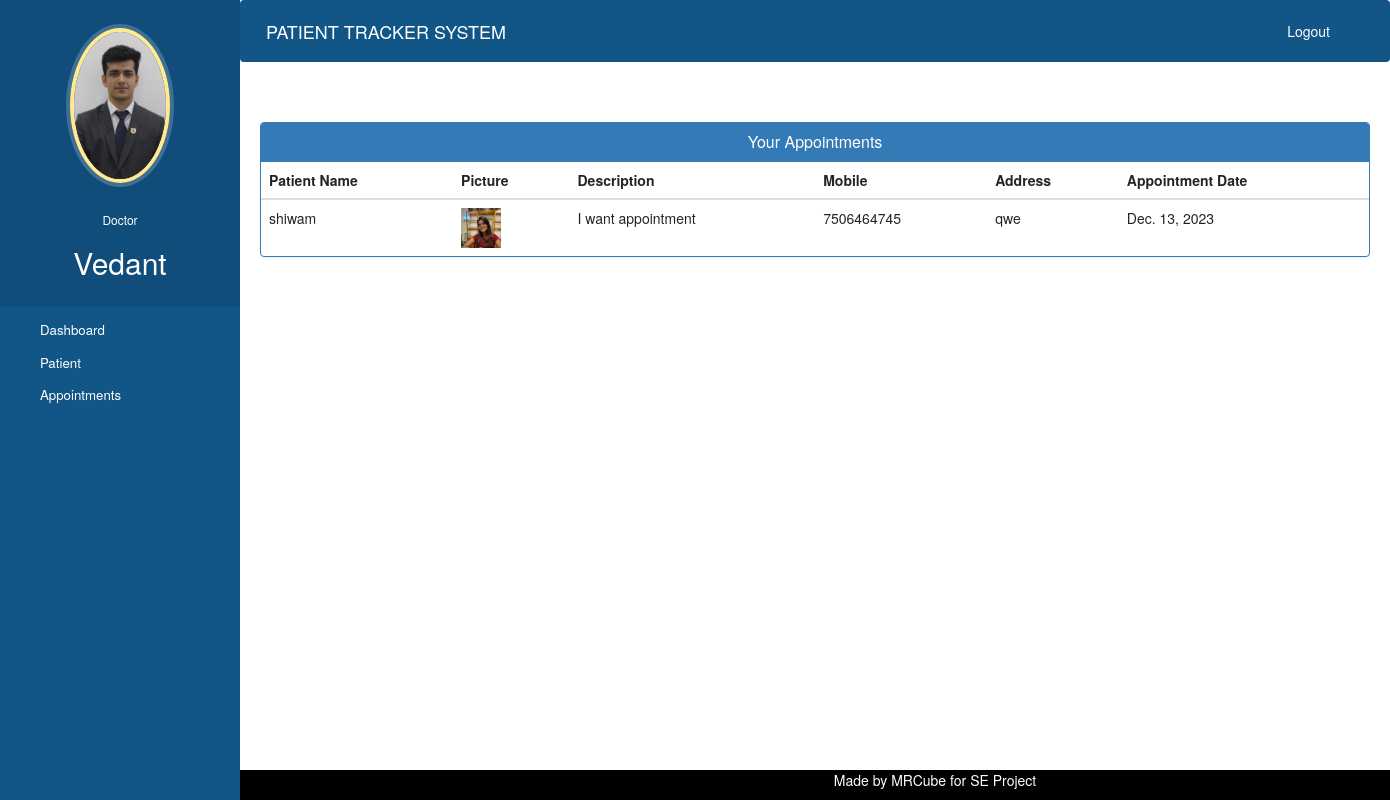
The page /doctor-view-appointment (signed in) on the database its author committed.
### hospital/models.py (models this page shows, shortened)
class Doctor(models.Model):
    user=models.OneToOneField(User,on_delete=models.CASCADE)
    profile_pic= models.ImageField(upload_to='profile_pic/DoctorProfilePic/',null=True,blank=True)
    address = models.CharField(max_length=40)
    mobile = models.CharField(max_length=20,null=True)
    department= models.CharField(max_length=50,choices=departments,default='Cardiologist')
    status=models.BooleanField(default=False)

class Appointment(models.Model):
    patientId=models.PositiveIntegerField(null=True)
    doctorId=models.PositiveIntegerField(null=True)
    patientName=models.CharField(max_length=40,null=True)
    doctorName=models.CharField(max_length=40,null=True)
    appointmentDate=models.DateField(auto_now=True)
    description=models.TextField(max_length=500)
    status=models.BooleanField(default=False)

class Patient(models.Model):
    user=models.OneToOneField(User,on_delete=models.CASCADE)
    profile_pic= models.ImageField(upload_to='profile_pic/PatientProfilePic/',null=True,blank=True)
    address = models.CharField(max_length=40)
    mobile = models.CharField(max_length=20,null=False)
    symptoms = models.CharField(max_length=100,null=False)
    assignedDoctorId = models.PositiveIntegerField(null=True)
    admitDate=models.DateField(auto_now=True)
    status=models.BooleanField(default=False)

### hospital/views.py (the view)
# urls.py: path('doctor-view-appointment', views.doctor_view_appointment_view,name='doctor-view-appointment'),
@login_required(login_url='doctorlogin')
@user_passes_test(is_doctor)
def doctor_view_appointment_view(request):
    doctor=models.Doctor.objects.get(user_id=request.user.id) #for profile picture of doctor in sidebar
    appointments=models.Appointment.objects.all().filter(status=True,doctorId=request.user.id)
    patientid=[]
    for a in appointments:
        patientid.append(a.patientId)
    patients=models.Patient.objects.all().filter(status=True,user_id__in=patientid)
    appointments=zip(appointments,patients)
    return render(request,'hospital/doctor_view_appointment.html',{'appointments':appointments,'doctor':doctor})

### hospital/views.py (called while the page is built)
def is_doctor(user):
    print(f"User: {user}")
    print(f"UserGroups: {user.groups}")
    if (user.groups.filter(name='DOCTOR').exists()):
        return True
    else:
        print(f"Printed: {user.groups.filter(name='DOCTOR')}")
        return False

### templates/hospital/doctor_view_appointment.html (shortened to what this page needs)
{% extends 'hospital/doctor_base.html' %}
{% block content %}
{%load static%}
<head>
  <link href="//netdna.bootstrapcdn.com/bootstrap/3.0.0/css/bootstrap.min.css" rel="stylesheet" id="bootstrap-css">
</head>
<div class="container">
  <div class="panel panel-primary">
    <div class="panel-heading">
      <h6 class="panel-title">Your Appointments</h6>
    </div>
    <table class="table table-hover" id="dev-table">
      <thead>
        <tr>
          <th>Patient Name</th>
          <th>Picture</th>
          <th>Description</th>
          <th>Mobile</th>
          <th>Address</th>
          <th>Appointment Date</th>
        </tr>
      </thead>
      {% for a,p in appointments %}
      <tr>
        <td>{{a.patientName}}</td>
        <td> <img src="{% static p.profile_pic.url %}" alt="Profile Pic" height="40px" width="40px" /></td>
        <td>{{a.description}}</td>
        <td>{{p.mobile}}</td>
        <td>{{p.address}}</td>
        <td>{{a.appointmentDate}}</td>
      </tr>
      {% endfor %}
    </table>
  </div>
</div>
{% endblock content %}

### templates/hospital/doctor_base.html (shortened to what this page needs)
<!DOCTYPE html>
{% load static %}
<html lang="en">
<head>
  <link rel="stylesheet" href="https://stackpath.bootstrapcdn.com/bootstrap/4.3.1/css/bootstrap.min.css">
  <link rel="stylesheet" href="https://maxcdn.bootstrapcdn.com/font-awesome/4.7.0/css/font-awesome.min.css">
</head>
<body>
  <nav class="menu" tabindex="0">
    <header class="avatar">
      <img src="{% static doctor.profile_pic.url %}" alt="Profile Pic" />
      <br><br>
      <h6><a style="color:white;">Doctor</a></h6>
      <h2><a style="color:white;">{{request.user.first_name}}</a></h2>
    </header>
    <ul>
      <li tabindex="0" class="icon-dashboard"> <a style="color:white; text-decoration:none;" href="/doctor-dashboard"><span>Dashboard</span></a> </li>
      <li tabindex="0" class="icon-users"> <a style="color:white; text-decoration:none;" href="/doctor-patient"><span>Patient</span></a></li>
      <li tabindex="0" class="icon-calendar"> <a style="color:white; text-decoration:none;" href="/doctor-appointment"><span>Appointments</span></a></li>
    </ul>
  </nav>
  <main>
    <div class="bs-example">
      <nav class="navbar navbar-expand-md  navbar-dark fixed-top" style="background:#125688;">
        <a href="/doctor-dashboard" class="navbar-brand">PATIENT TRACKER SYSTEM</a>
        <div class="collapse navbar-collapse justify-content-between" id="navbarCollapse">
          <div class="navbar-nav" style=" margin-left: 90%;">
            <form method="post" action="{% url 'logout' %}">
              <button type="submit" class="nav-item nav-link" style="background-color: #125688; color: white;border:#125688">Logout</button>
            </form>
          </div>
        </div>
      </nav>
    </div>
    <br><br>
    {% block content %}
    {% endblock content %}
    <br><br><br><br><br><br><br>
    <footer>
      <div class="container">
        <div class="row">
          <div class="col-md-12 col-sm-12">
            <div style="color:#ffffff;" class="wow fadeInUp footer-copyright">
              <p>Made by MRCube for SE Project</p>
            </div>
          </div>
        </div>
      </div>
    </footer>
  </main>
</body>
</html>

### templates/hospital/doctor_base.html (style rules this page uses)
a:link { text-decoration: none; }
a { color: white; }
footer { position: fixed; bottom: 0; width: 100%; padding: 0px 0px 0px 0px; background-color: black; margin: 0px; }
p { text-align: center; }
body { padding-left: 240px; }
main { position: relative; height: 100vh; }
.menu { background: #125688; height: 100vh; width: 240px; position: fixed; top: 0px; left: 0; z-index: 5; outline: none; }
.menu .avatar { background: rgba(0, 0, 0, 0.1); padding: 2em 0.5em; text-align: center; }
.menu .avatar img { width: 100px; border-radius: 50%; overflow: hidden; border: 4px solid #ffea92; box-shadow: 0 0 0 4px rgba(255, 255, 255, 0.2); }
.menu .avatar h2 { font-weight: normal; margin-bottom: 0; }
.menu ul { list-style: none; padding: 0.5em 0; margin: 0; }
.menu ul li { padding: 0.5em 1em 0.5em 3em; font-size: 0.95em; font-weight: regular; background-repeat: no-repeat; background-position: left 15px center; background-size: auto 20px; transition: all 0.15s linear; cursor: pointer; }
.menu ul li.icon-dashboard { background-image: url("http://www.entypo.com/images//gauge.svg"); }
.menu ul li.icon-users { background-image: url("http://www.entypo.com/images//users.svg"); }
.menu ul li.icon-calendar { background-image: url("http://www.entypo.com/images//calendar.svg"); }

### templates/hospital/doctor_view_appointment.html (style rules this page uses)
a:link { text-decoration: none; }
h6 { text-align: center; }

### rows shown on the page
Doctor: profile_pic (picture)
Appointment: patientName "shiwam", profile_pic (picture), description "I want appointment", mobile "7506464745", address "qwe", appointmentDate "Dec. 13, 2023"

### other values the page prints
{{ request.user.first_name }} "Vedant"
